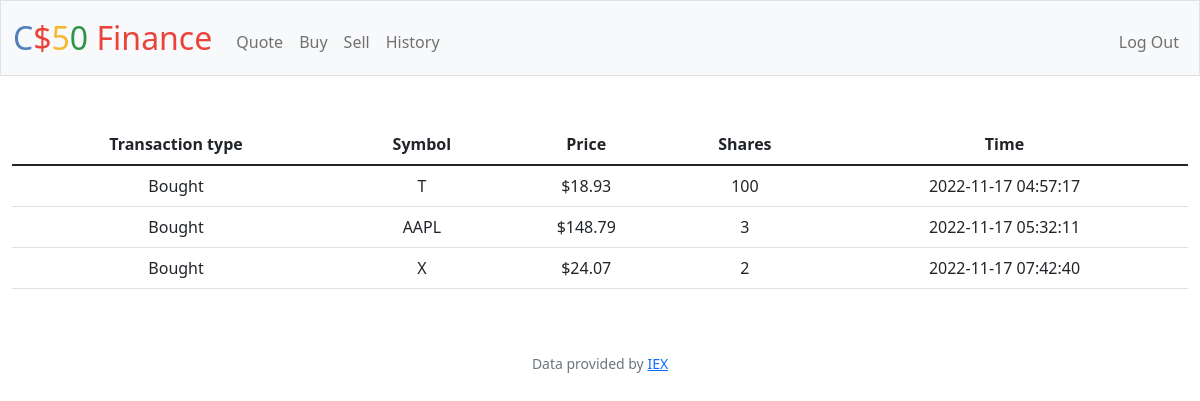
The app's page /history (signed in) with its own data.
### tables this page shows
CREATE TABLE 'trans' ('user_id' INTEGER NOT NULL, 'symbol' TEXT NOT NULL, 'amount' INTEGER NOT NULL, 'time' DATETIME NOT NULL DEFAULT CURRENT_TIMESTAMP, 't_id'  INTEGER PRIMARY KEY NOT NULL  , 'price' INTEGER, 'type'  TEXT NOT NULL  );

### app.py (the view)
@app.route("/history")
@login_required
def history():
    stock = db.execute("SELECT * FROM trans WHERE user_id = ?", session["user_id"])
    return render_template("history.html", stock=stock)

### app.py (called while the page is built)
@app.after_request
def after_request(response):
    response.headers["Cache-Control"] = "no-cache, no-store, must-revalidate"
    response.headers["Expires"] = 0
    response.headers["Pragma"] = "no-cache"
    return response

### helpers.py (called while the page is built)
def login_required(f):
    @wraps(f)
    def decorated_function(*args, **kwargs):
        if session.get("user_id") is None:
            return redirect("/login")
        return f(*args, **kwargs)
    return decorated_function

def usd(value):
    return f"${value:,.2f}"

### templates/history.html (shortened to what this page needs)
{% extends "layout.html" %}
{% block main %}
    <table class="table">
        <thead>
            <tr>
                <th>Transaction type</th>
                <th>Symbol</th>
                <th>Price</th>
                <th>Shares</th>
                <th>Time</th>
            </tr>
        </thead>
        <tbody>
            {% for row in stock %}
                <tr>
                    <td>{{ row["type"] }}</td>
                    <td>{{ row["symbol"] }}</td>
                    <td>{{ row["price"] | usd }}</td>
                    <td>{{ row["amount"] }}</td>
                    <td>{{ row["time"] }}</td>
                </tr>
            {% endfor %}
        </tbody>
    </table>
{% endblock %}

### records on screen
trans: type "Bought", symbol "T", price "$18.93", amount "100", time "2022-11-17 04:57:17"
trans: type "Bought", symbol "AAPL", price "$148.79", amount "3", time "2022-11-17 05:32:11"
trans: type "Bought", symbol "X", price "$24.07", amount "2", time "2022-11-17 07:42:40"
